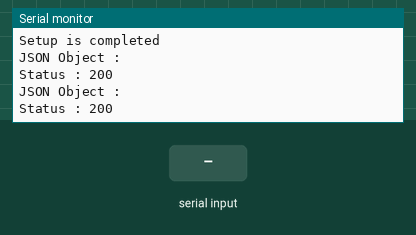
This sketch was run on a simulated ESP32. Parts: the last lines printed to the serial monitor. The test bench sets the inputs (shaded band). WiFi joins after 1.5 s; servers stay silent unless stated; uploads are accepted with an empty reply.

Above: at 2.7 s.
2.8 s: "1\n" received over the second serial link
At 4.7 s:
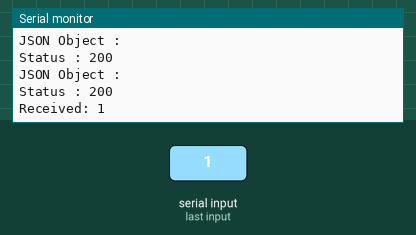
5.4 s: "0\n" received over the second serial link
At 6.8 s:
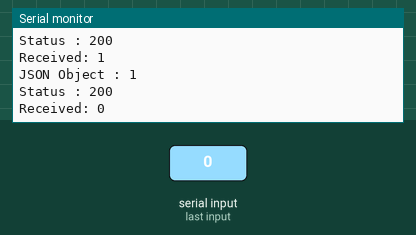
6.9 s: "2\n" received over the second serial link
At 10.47 s:
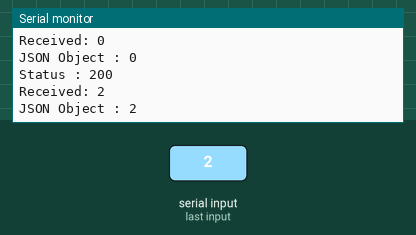
Timing chart, 0 to 12.0 s (numbered marks = the images above; inputs shaded):
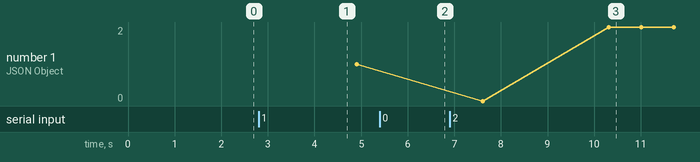

The sketch:

Esp32_Thingsboard.ino
```cpp
#include <WiFi.h>
#include<WiFiClient.h>
#include <HTTPClient.h>

#define TxPin 17
#define RxPin 16

HardwareSerial myUart(2);

char *ssid = "Shreesaipg 402";
char *password = "shreesaipg402";
String body = "";
WiFiClient client;
HTTPClient httpClient;

void setup() {
  Serial.begin(115200);
  Serial.flush();

  myUart.begin(115200, SERIAL_8N1, RxPin, TxPin);
  Serial.println("Uart has intialized.");

  // Modes -- STA (station) / AP (Access Point)
  WiFi.mode(WIFI_STA);
  WiFi.begin(ssid, password);
  Serial.print("Connecting to WiFi ");
  while(WiFi.status() != WL_CONNECTED){
    delay(500);
    Serial.print(".");
  }

  Serial.println("Connected To WiFi");
  Serial.print("IP Address : ");
  Serial.println(WiFi.localIP());

  Serial.println("Setup is completed");
  httpClient.begin(client, "http://thingsboard.cloud/api/v1/FZsLXt7l4ry0ODSn9gE0/telemetry");

}

void loop() {

    if (myUart.available() > 0) {
    // Read data and display it
    body = myUart.readStringUntil('\r');
    body.trim();
    Serial.println("Received: " + body);
    delay(1000);
  }

  Serial.println("JSON Object : " + body);

  httpClient.addHeader("Content-Type", "application/JSON");

  int status = httpClient.POST(body);

  Serial.println("Status : " + String(status));

 delay(500);
}
```

Measured:
- after the input at 2.8 s, the serial monitor: prints a new line after 1.1 s (image 1)
- after the input at 5.4 s, the serial monitor: prints a new line after 1.2 s (image 2)
- after the input at 6.9 s, the serial monitor: prints a new line after 2.4 s (image 3)
- plotted number 1: 1 → 2 after the input at 6.9 s
